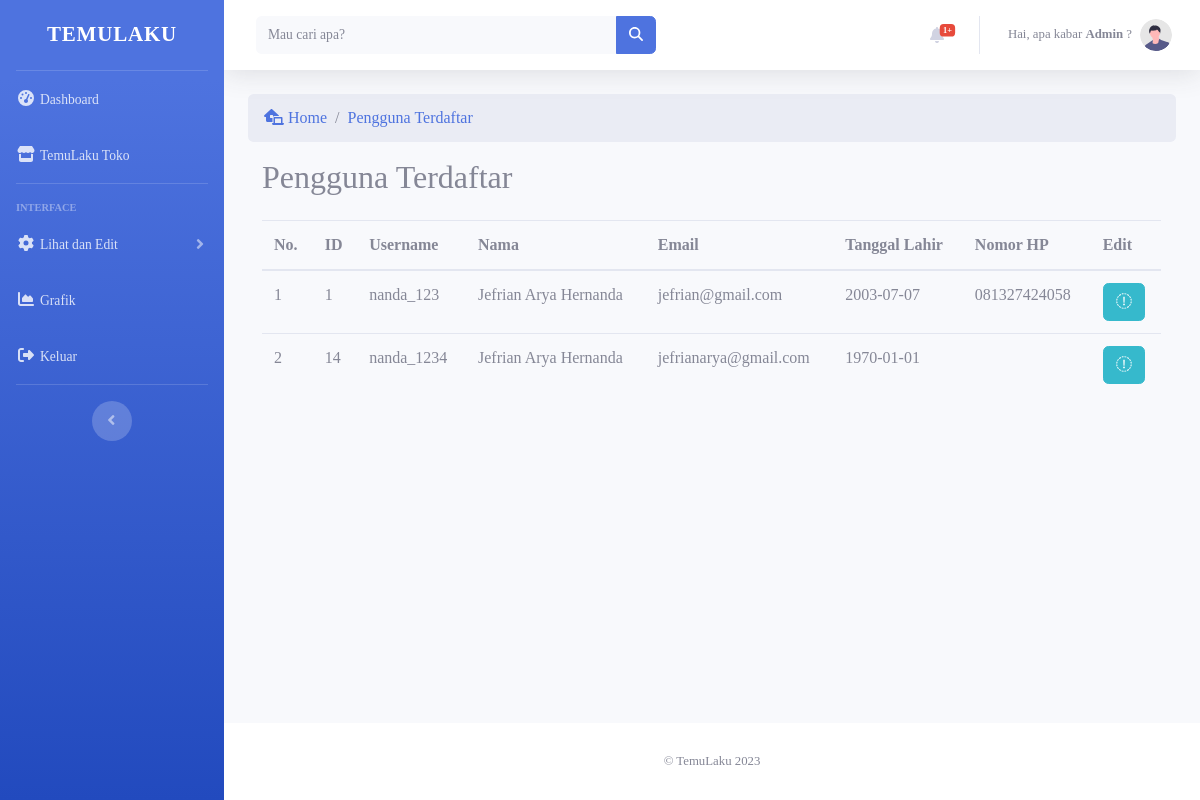
/users.php (signed in), run on the app's committed database.
### tables this page shows
CREATE TABLE `users` (
  `id` int(11) NOT NULL,
  `username` varchar(255) NOT NULL,
  `nama` varchar(200) NOT NULL,
  `email` varchar(255) NOT NULL,
  `password` varchar(255) NOT NULL,
  `alamat` varchar(200) DEFAULT NULL,
  `ttl` date DEFAULT NULL,
  `nomor_hp` varchar(20) DEFAULT NULL
);

### users.php (the view, shortened to what this page needs)
<?php
    require "koneksi.php";
    $queryUsers = mysqli_query($con, "SELECT * FROM users");
?>
<!DOCTYPE html>
<html lang="en">
<head>
    <link href="vendor/fontawesome-free/css/all.min.css" rel="stylesheet" type="text/css">
    <link href="css/sb-admin-2.min.css" rel="stylesheet">
</head>
<body id="page-top">
    <div id="wrapper">
        <ul class="navbar-nav bg-gradient-primary sidebar sidebar-dark accordion" id="accordionSidebar">
            <a class="sidebar-brand d-flex align-items-center justify-content-center" href="index.html">
                <div class="sidebar-brand-text mx-3 font-logo">TemuLaku</div>
            </a>
            <hr class="sidebar-divider my-0">
            <li class="nav-item">
                <a class="nav-link" href="index.php">
                    <i class="fas fa-fw fa-tachometer-alt"></i>
                    <span>Dashboard</span></a>
                    <a class="nav-link" href="../../Tampilan utama/index-admin.php">
                    <i class="fas fa-fw fa-store"></i>
                    <span>TemuLaku Toko</span></a>
            </li>
            <hr class="sidebar-divider">
            <div class="sidebar-heading">
                Interface
            </div>
            <li class="nav-item">
                <a class="nav-link collapsed" href="#" data-toggle="collapse" data-target="#collapseTwo"
                    aria-expanded="true" aria-controls="collapseTwo">
                    <i class="fas fa-fw fa-cog"></i>
                    <span>Lihat dan Edit</span>
                </a>
            </li>
            <li class="nav-item">
                <a class="nav-link" href="index.php">
                    <i class="fas fa-fw fa-chart-area"></i>
                    <span>Grafik</span></a>
            </li>
            <li class="nav-item">
                <a class="nav-link" href="logout.php">
                    <i class="fas fa-fw fa-sign-out-alt"></i>
                    <span>Keluar</span></a>
            </li>
            <hr class="sidebar-divider d-none d-md-block">
            <div class="text-center d-none d-md-inline">
                <button class="rounded-circle border-0" id="sidebarToggle"></button>
            </div>
        </ul>
        <div id="content-wrapper" class="d-flex flex-column">
            <div id="content">
                <nav class="navbar navbar-expand navbar-light bg-white topbar mb-4 static-top shadow">
                    <form
                        class="d-none d-sm-inline-block form-inline mr-auto ml-md-3 my-2 my-md-0 mw-100 navbar-search">
                        <div class="input-group">
                            <input type="text" class="form-control bg-light border-0 small" placeholder="Mau cari apa?"
                                aria-label="Search" aria-describedby="basic-addon2">
                            <div class="input-group-append">
                                <button class="btn btn-primary" type="button">
                                    <i class="fas fa-search fa-sm"></i>
                                </button>
                            </div>
                        </div>
                    </form>
                    <ul class="navbar-nav ml-auto">
                          <li class="nav-item dropdown no-arrow mx-1">
                            <a class="nav-link dropdown-toggle" href="#" id="alertsDropdown" role="button"
                                data-toggle="dropdown" aria-haspopup="true" aria-expanded="false">
                                <i class="fas fa-bell fa-fw"></i>
                                <span class="badge badge-danger badge-counter">1+</span>
                            </a>
                        </li>
                        <li class="nav-item dropdown no-arrow">
                            <a class="nav-link dropdown-toggle" href="#" id="userDropdown" role="button"
                                data-toggle="dropdown" aria-haspopup="true" aria-expanded="false">
                                <span class="mr-2 d-none d-lg-inline text-gray-600 small">Hai, apa kabar <strong><?php echo $_SESSION['username']; ?></strong> ? </span>
                                <img class="img-profile rounded-circle"
                                    src="img/undraw_profile.svg">
                            </a>
                        </li>
                    </ul>
                </nav>
                <div class="container-fluid">
                        <nav aria-label="breadcrumb ll">
                            <ol class="breadcrumb ll">
                                <li class="breadcrumb-item active ll" aria-current="page">
                                    <a href="index.php" class="no-decoration ll">
                                    <i class="fa-solid fa-house-laptop kanan"> </i> Home</a>
                                </li>
                                <li class="breadcrumb-item ll" aria-current="page">
                                <a href="users.php" class="no-decoration ll">
                                 Pengguna Terdaftar</a>
                                </li>
                            </ol>
                        </nav>
                        <div class="mt-3 margin-kiri">
                            <h2>Pengguna Terdaftar</h2>
                            <div class="table-responsive mt-4 ll">
                                <table class="table kk ll">
                                    <thead>
                                        <tr>
                                            <th>No. </th>
                                            <th>ID</th>
                                            <th>Username</th>
                                            <th>Nama</th>
                                            <th>Email </th>
                                            <th>Tanggal Lahir </th>
                                            <th>Nomor HP </th>
                                            <th>Edit </th>
                                        </tr>
                                    </thead>
                                    <tbody>
                                        <?php
                                            $jumlah = 1;
                                            while($data=mysqli_fetch_array($queryUsers)){
                                        ?>
                                                <tr>
                                                    <td><?php echo $jumlah;?></td>
                                                    <td><?php echo $data['id'];?></td>
                                                    <td><?php echo $data['username'];?></td>
                                                    <td><?php echo $data['nama'];?></td>
                                                    <td><?php echo $data['email'];?></td>
                                                    <td><?php echo $data['ttl'];?></td>
                                                    <td><?php echo $data['nomor_hp'];?></td>
                                                    <td>
                                                        <a href="users-detail.php?action=<?php echo $data['id']; ?>" class="btn btn-info bg no-decoration">
                                                        <i class="fa-sharp fa-regular fa-pen-to-square"></i></a>
                                                    </td>
                                                </tr>
                                        <?php
                                                $jumlah++;
                                            }
                                        ?>
                                    </tbody>
                                </table>
                            </div>
                    </div>
                </div>
            </div>
            <footer class="sticky-footer bg-white">
                <div class="container my-auto">
                    <div class="copyright text-center my-auto">
                        <span>&copy; TemuLaku 2023</span>
                    </div>
                </div>
            </footer>
        </div>
    </div>
</body>
</html>

### users.php (style rules this page uses)
body { font-family: poppins; }
.margin-kiri { margin-left: 14px; margin-right: 15px; }
.font-logo { font-family: calderious; font-size: 21px; }

### data on the page
users: id "1", username "nanda_123", nama "Jefrian Arya Hernanda", email "jefrian@gmail.com", ttl "2003-07-07", nomor_hp "081327424058"
users: id "14", username "nanda_1234", nama "Jefrian Arya Hernanda", email "jefrianarya@gmail.com", ttl "1970-01-01"

### other printed values
$_SESSION['username'] "Admin"
